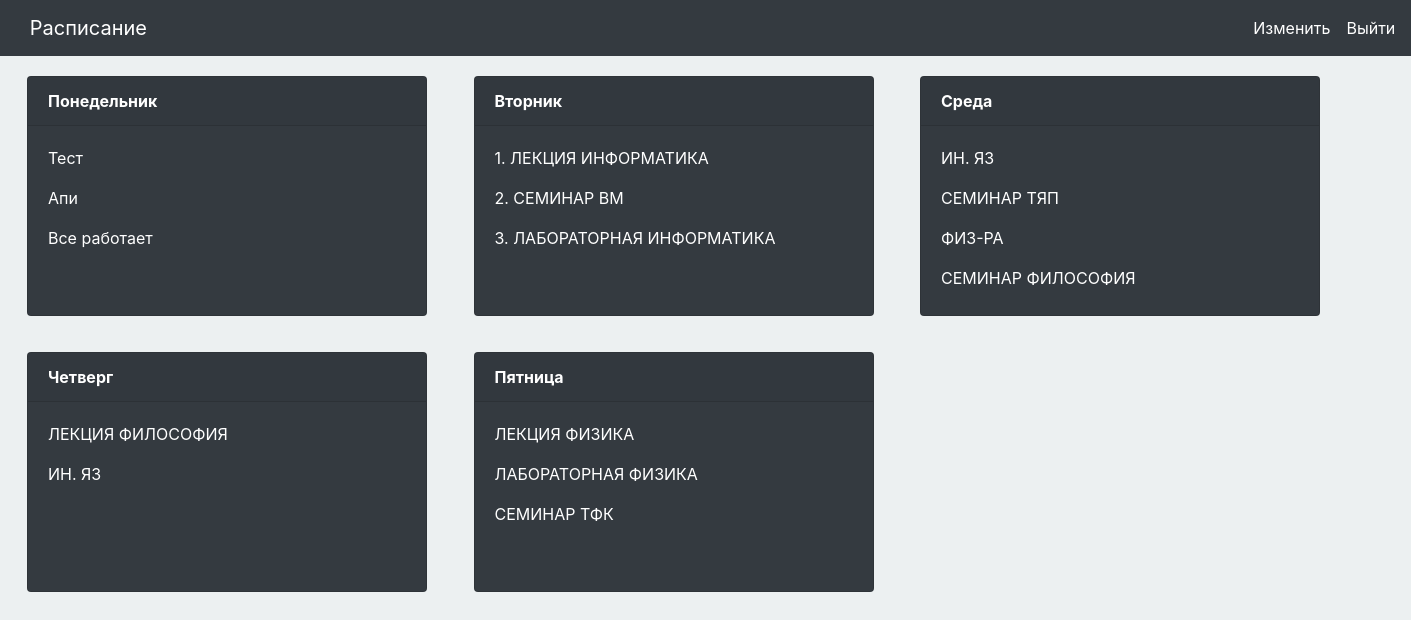
Page / (signed in) on the earlier database version.
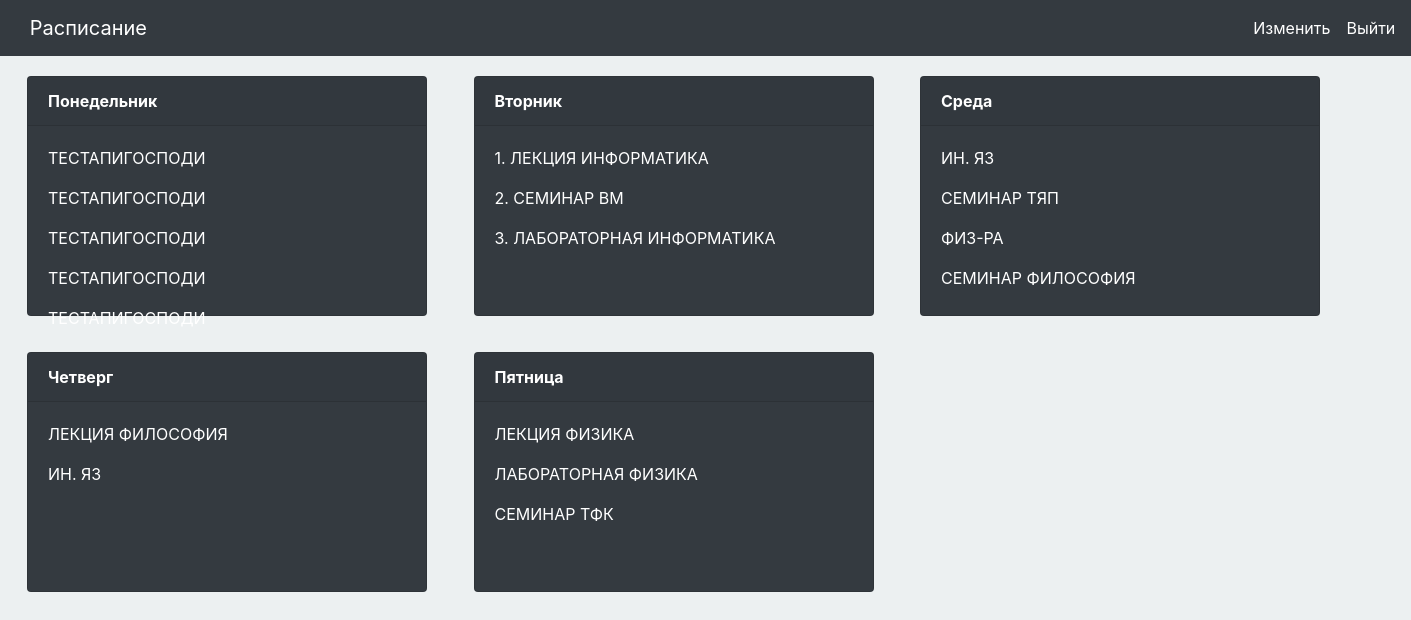
Same page on the later database version.
### flask_project/models.py (models this page shows, shortened)
class Raspisanie(db.Model):
    day = db.Column(db.String(255), primary_key=True, unique=True)
    day_1 = db.Column(db.String(255), nullable=True, default='Отсутсувует')
    day_2 = db.Column(db.String(255), nullable=True, default='Отсутсувует')
    day_3 = db.Column(db.String(255), nullable=True, default='Отсутсувует')
    day_4 = db.Column(db.String(255), nullable=True, default='Отсутсувует')
    day_5 = db.Column(db.String(255), nullable=True, default='Отсутсувует')
    day_6 = db.Column(db.String(255), nullable=True, default='Отсутсувует')

### flask_project/routes.py (the view)
@app.route('/')
@login_required
def home():
	conn = sqlite3.connect('flask_project/site.db')
	c = conn.cursor()
	c.execute('SELECT * FROM raspisanie')
	all_rows = c.fetchall()
	return render_template('day.html', all_rows=all_rows)

### flask_project/models.py (called while the page is built)
@login_manager.user_loader
def load_user(user_id):
    return User.query.get(int(user_id))

### flask_project/templates/day.html
{% extends "layout.html" %}
{% block content %}
{% for data in all_rows %}
<div class="card-deck d-inline-block", style="margin-top: 20px; margin-right: 0px; margin-left: 12px">
	<div class="card mb-3 text-white bg-dark" style="width: 25rem; height: 15rem">
		<div class="card-header" style="font-weight: bold;">{{ data[0] }}</div>
  		<div class="card-body">
  			{% for i in data %}
  				{% if i == '-' or i == 'Понедельник' or i == 'Вторник' or i == 'Среда' or i == 'Четверг' or i == 'Пятница' %}
  				{% else %}
  					<p class="card-text">{{ i }}</p>
  				{% endif %}
  			{% endfor %}
  		</div>
	</div>
</div>
{% endfor %}
{% endblock %}

Differences in the rows shown:
now on one of the page's lists (row edited): Raspisanie: day_4 "ТЕСТАПИГОСПОДИ", day_5 "ТЕСТАПИГОСПОДИ"
changed Raspisanie "Понедельник": day_1 "Тест" → "ТЕСТАПИГОСПОДИ"; day_2 "Апи" → "ТЕСТАПИГОСПОДИ"; day_3 "Все работает" → "ТЕСТАПИГОСПОДИ"
